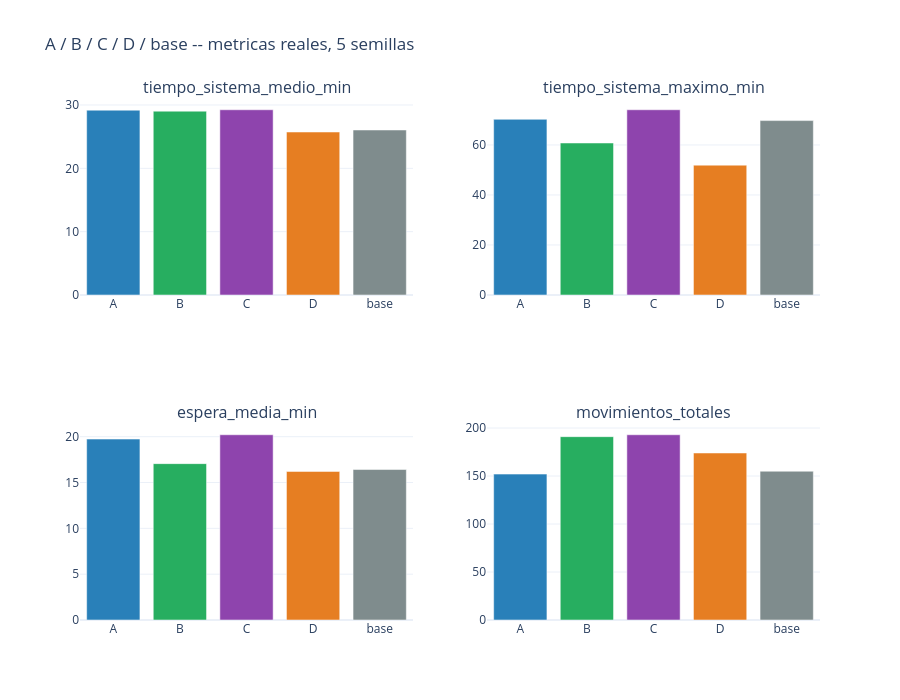

The notebook cell saved with this chart:
### Markdown cell above
## Gráficas de comparación

### Code cell
import plotly.graph_objects as go
from plotly.subplots import make_subplots

tabla_abcd_base = tabla_comparativa[tabla_comparativa["tipo"].isin(["A", "B", "C", "D", "base"])]
metricas_a_graficar = ["tiempo_sistema_medio_min", "tiempo_sistema_maximo_min", "espera_media_min", "movimientos_totales"]
fig = make_subplots(rows=2, cols=2, subplot_titles=metricas_a_graficar)
colores = {"A": "#2980b9", "B": "#27ae60", "C": "#8e44ad", "D": "#e67e22", "base": "#7f8c8d"}
for i, metrica in enumerate(metricas_a_graficar):
    row, col = i // 2 + 1, i % 2 + 1
    fig.add_trace(go.Bar(x=tabla_abcd_base["tipo"], y=tabla_abcd_base[metrica],
                          marker_color=[colores[t] for t in tabla_abcd_base["tipo"]], showlegend=False),
                  row=row, col=col)
fig.update_layout(title="A / B / C / D / base -- metricas reales, 5 semillas", template="plotly_white", height=700)
fig.write_html(str(OUT_COMPARACION / "comparacion_metricas.html"))
fig.show()

### Figure 1 — Plotly figure (JSON) as saved in the notebook; plotly's stock layout.template omitted (floating-point values rounded to 4 significant figures)
{"data": [{"marker": {"color": ["#2980b9", "#27ae60", "#8e44ad", "#e67e22", "#7f8c8d"]}, "showlegend": false, "type": "bar", "x": ["A", "B", "C", "D", "base"], "xaxis": "x", "y": [29.18, 29.02, 29.25, 25.73, 26.05], "yaxis": "y"}, {"marker": {"color": ["#2980b9", "#27ae60", "#8e44ad", "#e67e22", "#7f8c8d"]}, "showlegend": false, "type": "bar", "x": ["A", "B", "C", "D", "base"], "xaxis": "x2", "y": [70.25, 60.77, 74.07, 51.92, 69.74], "yaxis": "y2"}, {"marker": {"color": ["#2980b9", "#27ae60", "#8e44ad", "#e67e22", "#7f8c8d"]}, "showlegend": false, "type": "bar", "x": ["A", "B", "C", "D", "base"], "xaxis": "x3", "y": [19.74, 17.06, 20.21, 16.21, 16.42], "yaxis": "y3"}, {"marker": {"color": ["#2980b9", "#27ae60", "#8e44ad", "#e67e22", "#7f8c8d"]}, "showlegend": false, "type": "bar", "x": ["A", "B", "C", "D", "base"], "xaxis": "x4", "y": [152, 191, 193, 174, 155], "yaxis": "y4"}], "layout": {"annotations": [{"font": {"size": 16}, "showarrow": false, "text": "tiempo_sistema_medio_min", "x": 0.225, "xanchor": "center", "xref": "paper", "y": 1.0, "yanchor": "bottom", "yref": "paper"}, {"font": {"size": 16}, "showarrow": false, "text": "tiempo_sistema_maximo_min", "x": 0.775, "xanchor": "center", "xref": "paper", "y": 1.0, "yanchor": "bottom", "yref": "paper"}, {"font": {"size": 16}, "showarrow": false, "text": "espera_media_min", "x": 0.225, "xanchor": "center", "xref": "paper", "y": 0.375, "yanchor": "bottom", "yref": "paper"}, {"font": {"size": 16}, "showarrow": false, "text": "movimientos_totales", "x": 0.775, "xanchor": "center", "xref": "paper", "y": 0.375, "yanchor": "bottom", "yref": "paper"}], "height": 700, "title": {"text": "A / B / C / D / base -- metricas reales, 5 semillas"}, "xaxis": {"anchor": "y", "domain": [0.0, 0.45]}, "xaxis2": {"anchor": "y2", "domain": [0.55, 1.0]}, "xaxis3": {"anchor": "y3", "domain": [0.0, 0.45]}, "xaxis4": {"anchor": "y4", "domain": [0.55, 1.0]}, "yaxis": {"anchor": "x", "domain": [0.625, 1.0]}, "yaxis2": {"anchor": "x2", "domain": [0.625, 1.0]}, "yaxis3": {"anchor": "x3", "domain": [0.0, 0.375]}, "yaxis4": {"anchor": "x4", "domain": [0.0, 0.375]}}}
